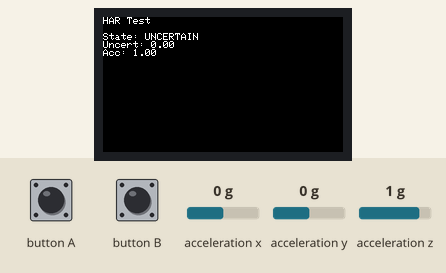
A sketch run on a simulated ESP32. Shown: 240×135 colour display. The test bench sets the inputs (shaded band); at power-on: acceleration x 0 g, acceleration y 0 g, acceleration z 1 g. What the sketch prints to the serial monitor is not drawn.

Above: at 1.3 s.
1.4 s: acceleration x set to -1.4 g
At 4.28 s:
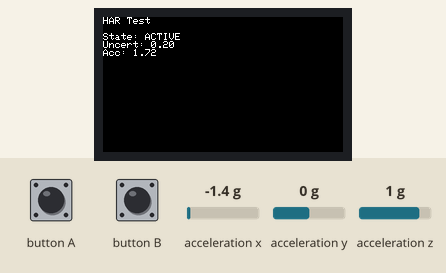
4.4 s: acceleration y set to -1.4 g
7.4 s: acceleration z set to 0 g
10.4 s: acceleration x set to 1.4 g
13.4 s: acceleration y set to -0.8 g
At 14.9 s:
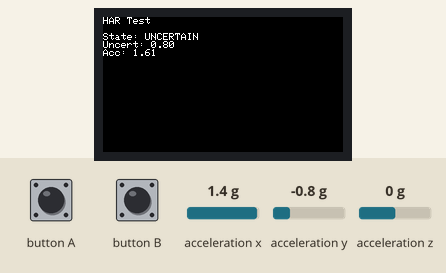
16.4 s: acceleration y set to 0.2 g
At 21.6 s:
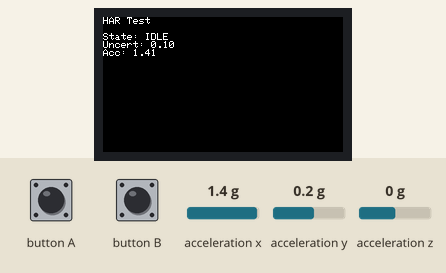
Timing chart, 0 to 23.1 s (numbered marks = the images above; inputs shaded):
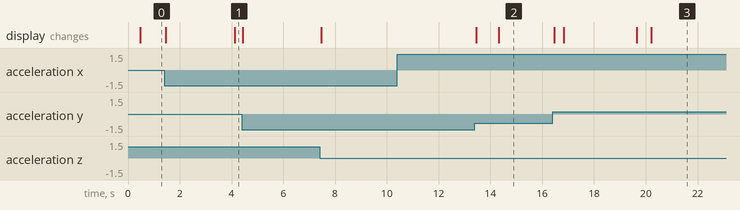

Measured:
- after the input at 10.4 s, every drawn part: stays the same

The sketch:

imu_har_test.ino
```cpp
#include <M5StickCPlus2.h>

// HAR parameters
#define SAMPLE_RATE_HZ 50
#define SAMPLE_PERIOD_MS (1000 / SAMPLE_RATE_HZ)
#define WINDOW_SIZE 100  // 2 seconds at 50Hz
#define ACTIVITY_THRESHOLD 0.15  // Acceleration variance threshold

// Circular buffer for accelerometer data
float acc_buffer_x[WINDOW_SIZE];
float acc_buffer_y[WINDOW_SIZE];
float acc_buffer_z[WINDOW_SIZE];
int buffer_index = 0;
bool buffer_full = false;

// HAR state
enum HARState {
    STATE_IDLE = 0,
    STATE_ACTIVE = 1,
    STATE_UNCERTAIN = 2
};

HARState current_state = STATE_IDLE;
float uncertainty = 0.0;

void setup() {
    auto cfg = M5.config();
    M5.begin(cfg);
    M5.Display.setRotation(1);
    M5.Imu.begin();

    Serial.begin(115200);
    Serial.println("IMU HAR Test Started");

    // Initialize buffers
    memset(acc_buffer_x, 0, sizeof(acc_buffer_x));
    memset(acc_buffer_y, 0, sizeof(acc_buffer_y));
    memset(acc_buffer_z, 0, sizeof(acc_buffer_z));
}

float calculateVariance(float* buffer, int size) {
    float mean = 0;
    for (int i = 0; i < size; i++) {
        mean += buffer[i];
    }
    mean /= size;

    float variance = 0;
    for (int i = 0; i < size; i++) {
        float diff = buffer[i] - mean;
        variance += diff * diff;
    }
    variance /= size;

    return variance;
}

HARState classifyActivity() {
    if (!buffer_full) return STATE_UNCERTAIN;

    // Calculate variance for each axis
    float var_x = calculateVariance(acc_buffer_x, WINDOW_SIZE);
    float var_y = calculateVariance(acc_buffer_y, WINDOW_SIZE);
    float var_z = calculateVariance(acc_buffer_z, WINDOW_SIZE);

    // Combined variance (simple sum)
    float total_variance = var_x + var_y + var_z;

    // Simple threshold-based classification
    if (total_variance > ACTIVITY_THRESHOLD) {
        uncertainty = 0.2;  // Low uncertainty for clear activity
        return STATE_ACTIVE;
    } else if (total_variance < ACTIVITY_THRESHOLD * 0.3) {
        uncertainty = 0.1;  // Low uncertainty for clear idle
        return STATE_IDLE;
    } else {
        uncertainty = 0.8;  // High uncertainty in transition zone
        return STATE_UNCERTAIN;
    }
}

void loop() {
    M5.update();

    static uint32_t last_sample = 0;
    if (millis() - last_sample >= SAMPLE_PERIOD_MS) {
        last_sample = millis();

        // Read IMU
        float acc_x, acc_y, acc_z;
        M5.Imu.getAccelData(&acc_x, &acc_y, &acc_z);

        // Store in circular buffer
        acc_buffer_x[buffer_index] = acc_x;
        acc_buffer_y[buffer_index] = acc_y;
        acc_buffer_z[buffer_index] = acc_z;

        buffer_index = (buffer_index + 1) % WINDOW_SIZE;
        if (buffer_index == 0) buffer_full = true;

        // Classify activity
        HARState new_state = classifyActivity();

        // State change detection
        if (new_state != current_state) {
            Serial.printf("State change: %s -> %s (uncertainty: %.2f)\n",
                current_state == STATE_IDLE ? "IDLE" :
                current_state == STATE_ACTIVE ? "ACTIVE" : "UNCERTAIN",
                new_state == STATE_IDLE ? "IDLE" :
                new_state == STATE_ACTIVE ? "ACTIVE" : "UNCERTAIN",
                uncertainty);
            current_state = new_state;
        }

        // Update display
        M5.Display.fillScreen(BLACK);
        M5.Display.setCursor(0, 0);
        M5.Display.println("HAR Test");
        M5.Display.println("");
        M5.Display.print("State: ");
        M5.Display.println(
            current_state == STATE_IDLE ? "IDLE" :
            current_state == STATE_ACTIVE ? "ACTIVE" : "UNCERTAIN"
        );
        M5.Display.printf("Uncert: %.2f\n", uncertainty);
        M5.Display.printf("Acc: %.2f\n", sqrt(acc_x*acc_x + acc_y*acc_y + acc_z*acc_z));
    }

    delay(1);
}
```
